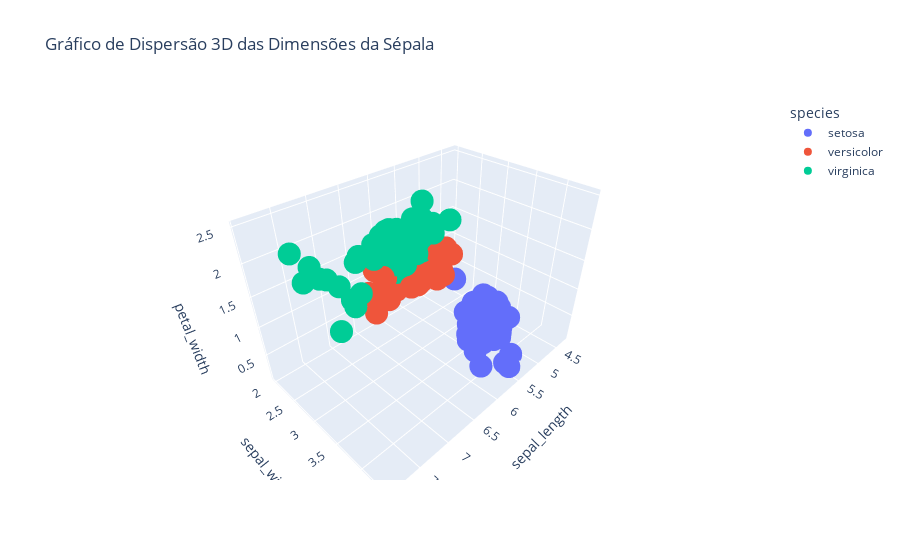

The notebook cell this image was saved under:
### Markdown cell above
## Gráficos 3D

Gráficos tridimensionais são úteis para visualizar relações complexas entre três variáveis. Plotly facilita a criação de gráficos 3D interativos.

**Gráfico de Dispersão 3D**

### Code cell
import plotly.express as px

# Dataset exemplo
df = px.data.iris()

# Criando o gráfico de dispersão 3D
fig = px.scatter_3d(df, x='sepal_length', y='sepal_width', z='petal_width',
                    color='species', title='Gráfico de Dispersão 3D das Dimensões da Sépala')
fig.show()

### Figure 1 — Plotly figure (JSON) as saved in the notebook; plotly's stock layout.template omitted (floating-point values rounded to 4 significant figures)
{"data": [{"hovertemplate": "species=setosa<br>sepal_length=%{x}<br>sepal_width=%{y}<br>petal_width=%{z}<extra></extra>", "legendgroup": "setosa", "marker": {"color": "#636efa", "symbol": "circle"}, "mode": "markers", "name": "setosa", "scene": "scene", "showlegend": true, "type": "scatter3d", "x": [5.1, 4.9, 4.7, 4.6, 5, 5.4, 4.6, 5, 4.4, 4.9, 5.4, 4.8, 4.8, 4.3, 5.8, 5.7, 5.4, 5.1, 5.7, 5.1, 5.4, 5.1, 4.6, 5.1, 4.8, 5, 5, 5.2, 5.2, 4.7, 4.8, 5.4, 5.2, 5.5, 4.9, 5, 5.5, 4.9, 4.4, 5.1, 5, 4.5, 4.4, 5, 5.1, 4.8, 5.1, 4.6, 5.3, 5], "y": [3.5, 3, 3.2, 3.1, 3.6, 3.9, 3.4, 3.4, 2.9, 3.1, 3.7, 3.4, 3, 3, 4, 4.4, 3.9, 3.5, 3.8, 3.8, 3.4, 3.7, 3.6, 3.3, 3.4, 3, 3.4, 3.5, 3.4, 3.2, 3.1, 3.4, 4.1, 4.2, 3.1, 3.2, 3.5, 3.1, 3, 3.4, 3.5, 2.3, 3.2, 3.5, 3.8, 3, 3.8, 3.2, 3.7, 3.3], "z": [0.2, 0.2, 0.2, 0.2, 0.2, 0.4, 0.3, 0.2, 0.2, 0.1, 0.2, 0.2, 0.1, 0.1, 0.2, 0.4, 0.4, 0.3, 0.3, 0.3, 0.2, 0.4, 0.2, 0.5, 0.2, 0.2, 0.4, 0.2, 0.2, 0.2, 0.2, 0.4, 0.1, 0.2, 0.1, 0.2, 0.2, 0.1, 0.2, 0.2, 0.3, 0.3, 0.2, 0.6, 0.4, 0.3, 0.2, 0.2, 0.2, 0.2]}, {"hovertemplate": "species=versicolor<br>sepal_length=%{x}<br>sepal_width=%{y}<br>petal_width=%{z}<extra></extra>", "legendgroup": "versicolor", "marker": {"color": "#EF553B", "symbol": "circle"}, "mode": "markers", "name": "versicolor", "scene": "scene", "showlegend": true, "type": "scatter3d", "x": [7, 6.4, 6.9, 5.5, 6.5, 5.7, 6.3, 4.9, 6.6, 5.2, 5, 5.9, 6, 6.1, 5.6, 6.7, 5.6, 5.8, 6.2, 5.6, 5.9, 6.1, 6.3, 6.1, 6.4, 6.6, 6.8, 6.7, 6, 5.7, 5.5, 5.5, 5.8, 6, 5.4, 6, 6.7, 6.3, 5.6, 5.5, 5.5, 6.1, 5.8, 5, 5.6, 5.7, 5.7, 6.2, 5.1, 5.7], "y": [3.2, 3.2, 3.1, 2.3, 2.8, 2.8, 3.3, 2.4, 2.9, 2.7, 2, 3, 2.2, 2.9, 2.9, 3.1, 3, 2.7, 2.2, 2.5, 3.2, 2.8, 2.5, 2.8, 2.9, 3, 2.8, 3, 2.9, 2.6, 2.4, 2.4, 2.7, 2.7, 3, 3.4, 3.1, 2.3, 3, 2.5, 2.6, 3, 2.6, 2.3, 2.7, 3, 2.9, 2.9, 2.5, 2.8], "z": [1.4, 1.5, 1.5, 1.3, 1.5, 1.3, 1.6, 1, 1.3, 1.4, 1, 1.5, 1, 1.4, 1.3, 1.4, 1.5, 1, 1.5, 1.1, 1.8, 1.3, 1.5, 1.2, 1.3, 1.4, 1.4, 1.7, 1.5, 1, 1.1, 1, 1.2, 1.6, 1.5, 1.6, 1.5, 1.3, 1.3, 1.3, 1.2, 1.4, 1.2, 1, 1.3, 1.2, 1.3, 1.3, 1.1, 1.3]}, {"hovertemplate": "species=virginica<br>sepal_length=%{x}<br>sepal_width=%{y}<br>petal_width=%{z}<extra></extra>", "legendgroup": "virginica", "marker": {"color": "#00cc96", "symbol": "circle"}, "mode": "markers", "name": "virginica", "scene": "scene", "showlegend": true, "type": "scatter3d", "x": [6.3, 5.8, 7.1, 6.3, 6.5, 7.6, 4.9, 7.3, 6.7, 7.2, 6.5, 6.4, 6.8, 5.7, 5.8, 6.4, 6.5, 7.7, 7.7, 6, 6.9, 5.6, 7.7, 6.3, 6.7, 7.2, 6.2, 6.1, 6.4, 7.2, 7.4, 7.9, 6.4, 6.3, 6.1, 7.7, 6.3, 6.4, 6, 6.9, 6.7, 6.9, 5.8, 6.8, 6.7, 6.7, 6.3, 6.5, 6.2, 5.9], "y": [3.3, 2.7, 3, 2.9, 3, 3, 2.5, 2.9, 2.5, 3.6, 3.2, 2.7, 3, 2.5, 2.8, 3.2, 3, 3.8, 2.6, 2.2, 3.2, 2.8, 2.8, 2.7, 3.3, 3.2, 2.8, 3, 2.8, 3, 2.8, 3.8, 2.8, 2.8, 2.6, 3, 3.4, 3.1, 3, 3.1, 3.1, 3.1, 2.7, 3.2, 3.3, 3, 2.5, 3, 3.4, 3], "z": [2.5, 1.9, 2.1, 1.8, 2.2, 2.1, 1.7, 1.8, 1.8, 2.5, 2, 1.9, 2.1, 2, 2.4, 2.3, 1.8, 2.2, 2.3, 1.5, 2.3, 2, 2, 1.8, 2.1, 1.8, 1.8, 1.8, 2.1, 1.6, 1.9, 2, 2.2, 1.5, 1.4, 2.3, 2.4, 1.8, 1.8, 2.1, 2.4, 2.3, 1.9, 2.3, 2.5, 2.3, 1.9, 2, 2.3, 1.8]}], "layout": {"legend": {"title": {"text": "species"}, "tracegroupgap": 0}, "scene": {"domain": {"x": [0, 1], "y": [0, 1]}, "xaxis": {"title": {"text": "sepal_length"}}, "yaxis": {"title": {"text": "sepal_width"}}, "zaxis": {"title": {"text": "petal_width"}}}, "title": {"text": "Gráfico de Dispersão 3D das Dimensões da Sépala"}}}
